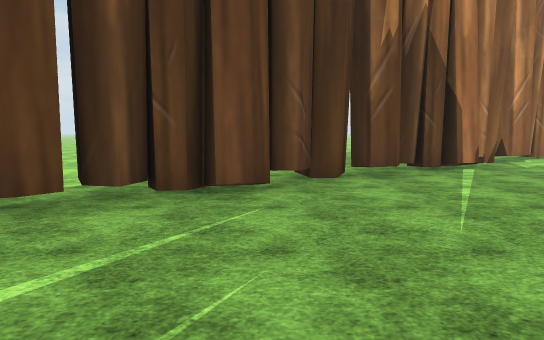
View 1 (above)

24 first-person views from a walk through a scene from a Unity 3-D project. The camera is 1.4 m above the floor, tilts 6° down and sees 75° across. The floor is counted in squares, 2 m on a side. Each view is taken from the middle of a square. On the plan, view 1 faces up. The plan holds only what a view shows up to about 11 squares ahead; the rest is blank. The place goes on beyond the plan. The terrain is drawn as flat ground. The player character is not drawn. Some animated figures are left out. Some surface patterns are stand-ins.

View 2
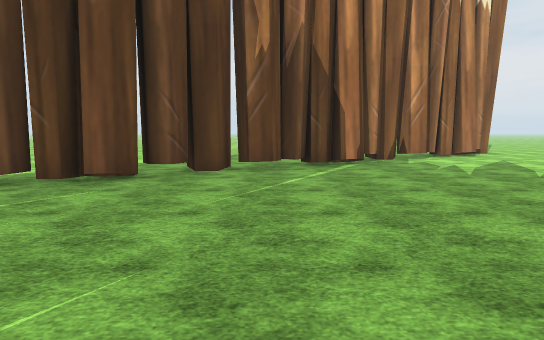

View 3
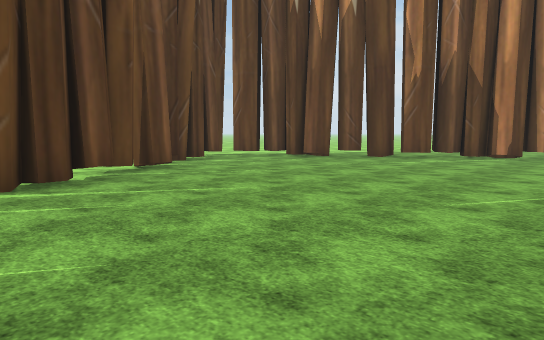

View 4
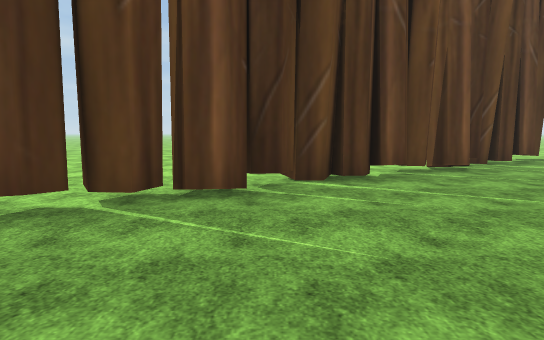

View 5
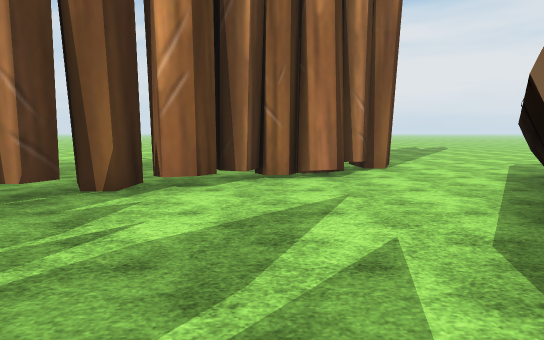

View 6
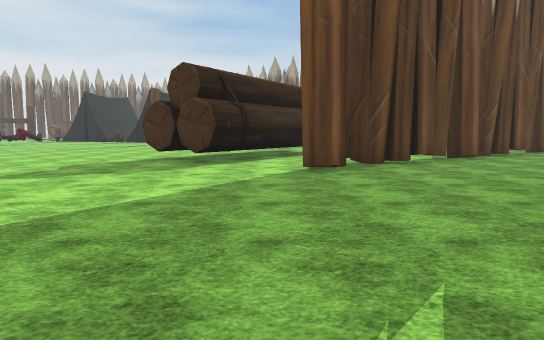

View 7
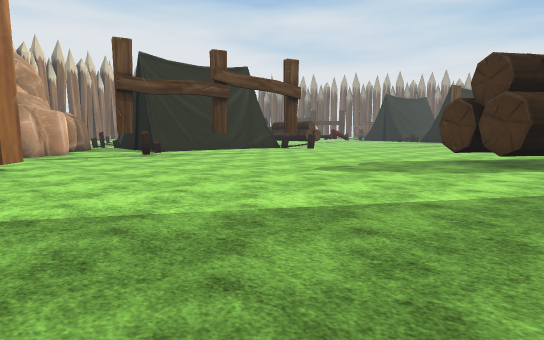

View 8
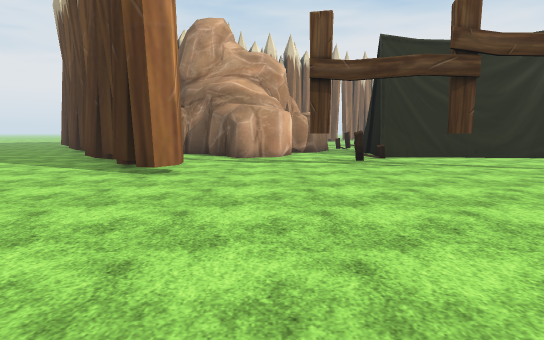

View 9
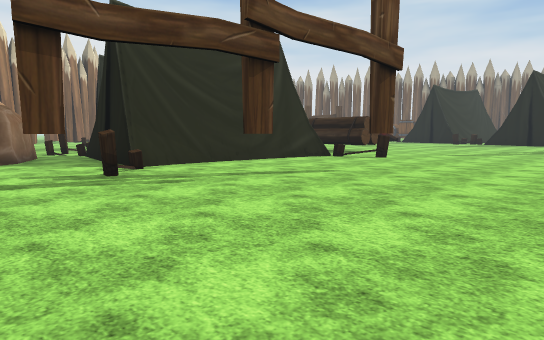

View 10
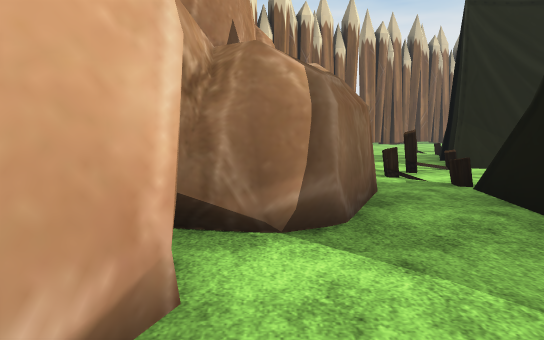

View 11
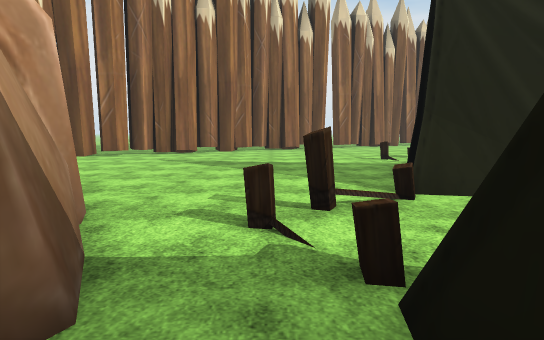

View 12
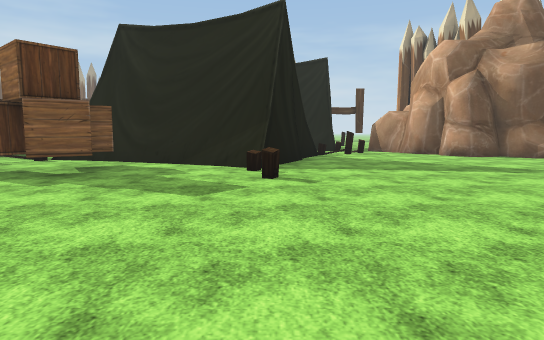

View 13
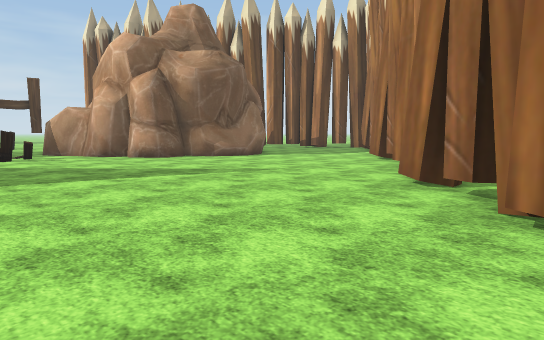

View 14
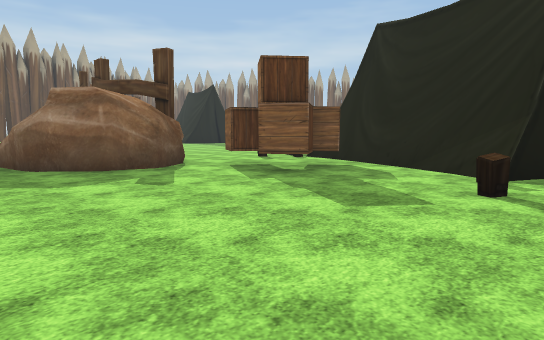

View 15
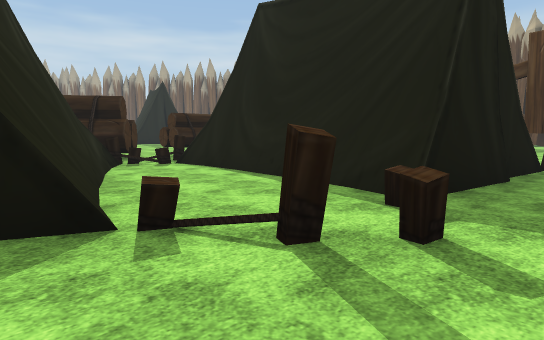

View 16
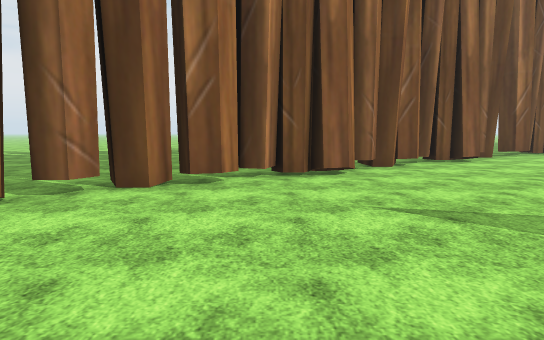

View 17
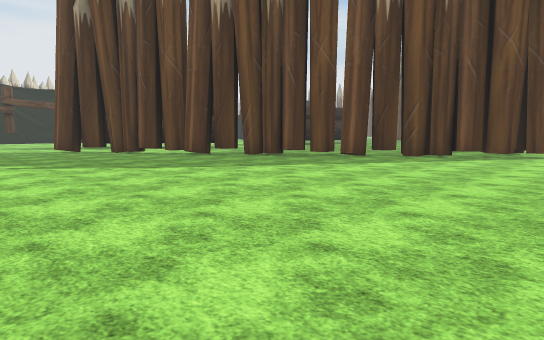

View 18
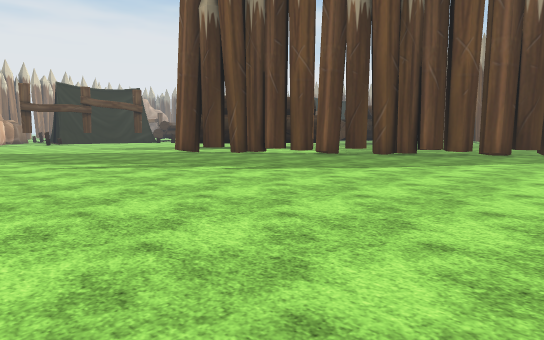

View 19
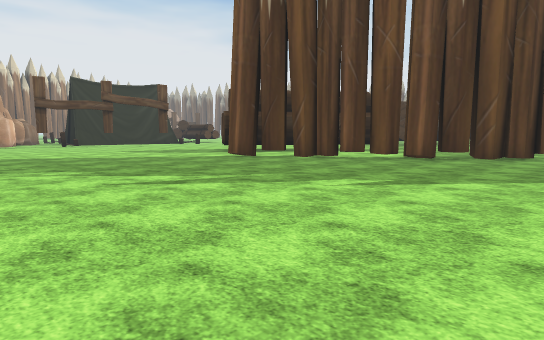

View 20
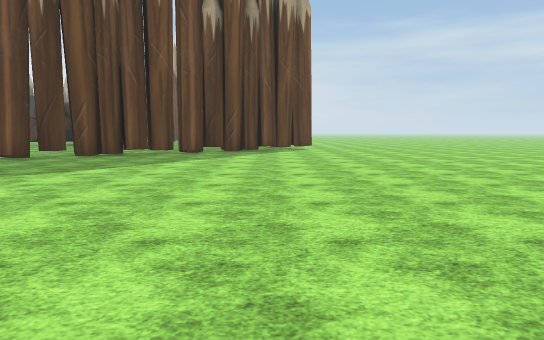

View 21
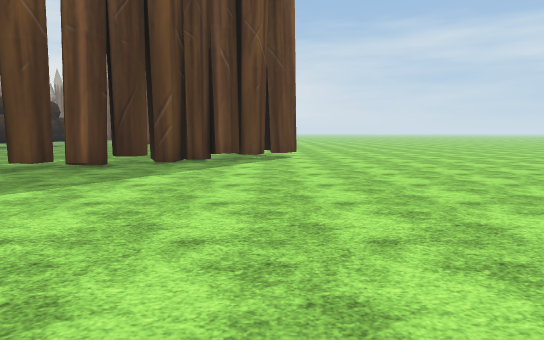

View 22
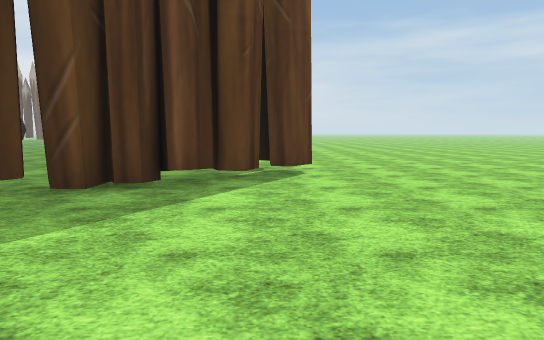

View 23
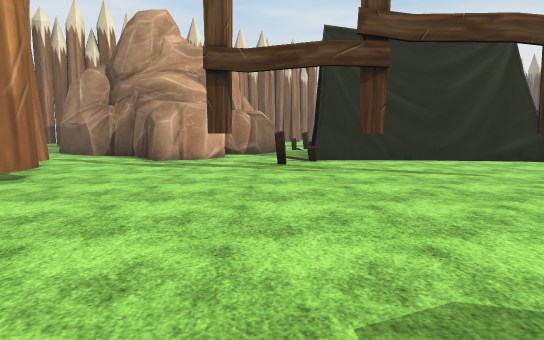

View 24
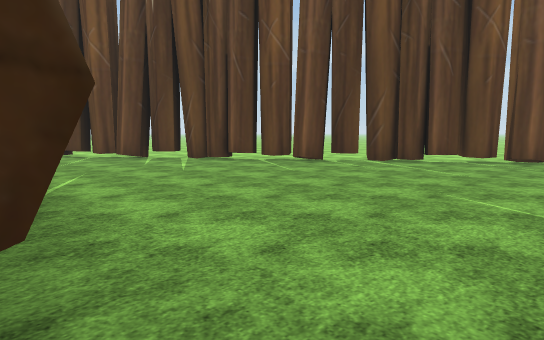

### Floor plan
Key: @ floor where view 1 was taken; # wall or solid block; x gap in a wall; . floor; = window, fence, low wall or low ledge; ^ raised ledge; T thing the floor can be seen under or through; B box.
Columns run from 5 left of view 1 to 40 right of it. Each row starts with its distance up from view 1.
 18    ........    .........## ..#       ...##..
 17   .....................##...##     #.....##.
 16  ..........................###    ##......#.
 15 ............................###  ##.......#.
 14 .........................#....####.........##
 13 ..........................#....##...........##
 12 ...........................#....==...........#
 11 .............##.........#..#####=#=..........#
 10 ...........###..#..........#####.###..........
  9 ..........##....###....#...#####..####x=......
  8 .........##....##  ........#  ##.## ##.......
  7 .......###....##  .........#  #=##  ##.......
  6 ......##......#      ....#.#  #==#  #..B.....
  5 ....TTT......##      .....    ==##  #BBB....
  4 ...TT........         ...    #.x   ##..B....
  3 ..TT.......           ..     #.##   =...###.
  2 ..TT.......                    #      .## #.
  1 ...T...........                            ^
  0 ... #@.........
 -1 .. .##........#
 -2    ..#........
 -3    ..##.......
 -4      .#......
 -5      ..#.....
 -6      ..##....
 -7      ...##...
 -8     ..   ##..
 -9          .#.
-10           ##
-11            #

Where each view was taken, in squares from view 1:
view 1: 0 up, 0 right, facing up
view 2: 1 down, 2 right, facing up
view 3: 4 down, 6 right, facing up-left
view 4: 4 down, 6 right, facing left
view 5: 4 up, 7 right, facing up
view 6: 18 up, 10 right, facing down
view 7: 18 up, 10 right, facing down-right
view 8: 15 up, 12 right, facing right
view 9: 15 up, 15 right, facing down-right
view 10: 14 up, 22 right, facing right
view 11: 12 up, 25 right, facing right
view 12: 9 up, 40 right, facing left
view 13: 10 up, 39 right, facing up-left
view 14: 10 up, 39 right, facing down-left
view 15: 13 up, 30 right, facing down-left
view 16: 16 up, 31 right, facing right
view 17: 15 up, 5 left, facing down-right
view 18: 18 up, 2 left, facing down-right
view 19: 18 up, 1 right, facing down-right
view 20: 18 up, 2 left, facing down
view 21: 13 up, 3 left, facing down
view 22: 9 up, 3 left, facing down
view 23: 13 up, 13 right, facing right
view 24: 1 up, 9 right, facing down-left
